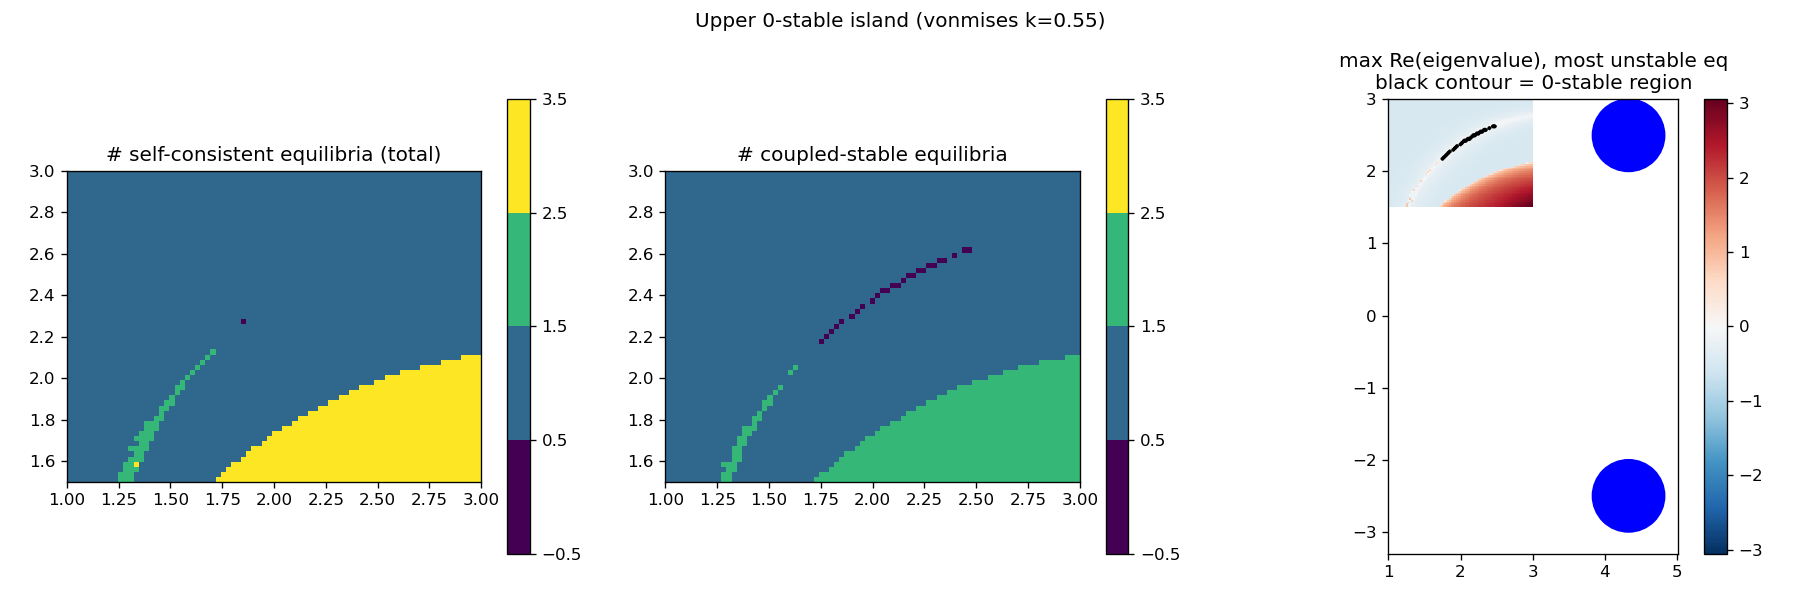

Recreate this plot in Python.
"""Re-render the island map but compute the *bifurcation count* (number of
truly stable equilibria) at every cell, not the max-Re of the most unstable
equilibrium. This is what corresponds to a "0-stable" cell in the
bifurcation diagram."""
import os
import sys
sys.path.insert(0, os.path.dirname(
    os.path.dirname(os.path.abspath(__file__))))

import numpy as np
import matplotlib.pyplot as plt
from matplotlib.colors import BoundaryNorm
from scipy.optimize import brentq, root
from multiprocessing import Pool

import decision_model as model
from parallel_config import get_n_workers

target_locs = np.array([[4.33, 2.5], [4.33, -2.5]])
targets = model.Targets(locs=target_locs, geom_name='circle', r=0.5)
percep = model.PerceptionModel(targets, (0, 0), 0,
                               neural_angle_dist='vonmises',
                               angle_weight='neural_angle_dist',
                               a_warp=0.55)
nbm = model.NeuralBandModel(percep)
K = nbm.K


def find_eqs(focal_loc, R_probe=0.5):
    theta = np.linspace(-np.pi, np.pi, 2001)
    im = np.array([nbm.dgamma_dt(gamma=R_probe + 0j, focal_angle=t,
                                 focal_loc=focal_loc).imag for t in theta])
    candidates = []
    for i in range(len(theta) - 1):
        if im[i] * im[i + 1] < 0:
            try:
                tc = brentq(lambda t: nbm.dgamma_dt(
                    gamma=R_probe + 0j, focal_angle=t,
                    focal_loc=focal_loc).imag, theta[i], theta[i + 1])
                candidates.append(tc)
            except ValueError:
                pass
    for extra in (0.0, np.pi, -np.pi):
        candidates.append(extra)
    eqs = []
    for tc in candidates:
        sol = root(nbm._self_consistent_eq, [tc, R_probe],
                   args=(focal_loc,), method='hybr', tol=1e-12)
        if not sol.success:
            continue
        teq = model.convert_angles(sol.x[0])
        Req = sol.x[1]
        if Req < 0.01 or Req > 1.0:
            continue
        residual = nbm.dgamma_dt(gamma=Req + 0j, focal_angle=teq,
                                 focal_loc=focal_loc)
        if abs(residual) > 1e-7:
            continue
        if any(abs(model.convert_angles(teq - e[0])) < 1e-3 for e in eqs):
            continue
        eqs.append((teq, Req))
    return eqs


def coupled_jacobian_max_re(focal_loc, theta_eq, R_eq, h=1e-6):
    def rhs(y):
        gr, gi, th = y
        dg = nbm.dgamma_dt(gamma=gr + 1j * gi, focal_angle=th,
                           focal_loc=focal_loc)
        ego, R = nbm.convert_gamma(gr + 1j * gi)
        return np.array([dg.real, dg.imag, K * R * np.sin(ego)])
    y0 = np.array([R_eq, 0.0, theta_eq])
    J = np.zeros((3, 3))
    for k in range(3):
        yp = y0.copy(); yp[k] += h
        ym = y0.copy(); ym[k] -= h
        J[:, k] = (rhs(yp) - rhs(ym)) / (2 * h)
    return float(np.max(np.real(np.linalg.eigvals(J))))


def cell_data(args):
    """Return key, n_total, n_coupled_stable, max_re_overall."""
    key, x, y = args
    fl = np.array([x, y])
    eqs = find_eqs(fl)
    n_total = len(eqs)
    n_stable = 0
    max_re = -np.inf
    for (teq, Req) in eqs:
        m = coupled_jacobian_max_re(fl, teq, Req)
        if m > max_re:
            max_re = m
        if m < -1e-8:
            n_stable += 1
    if not np.isfinite(max_re):
        max_re = np.nan
    return key, n_total, n_stable, max_re


if __name__ == "__main__":
    xlim = (1.0, 3.0)
    ylim = (1.5, 3.0)
    nx, ny = 81, 61
    xs = np.linspace(xlim[0], xlim[1], nx)
    ys = np.linspace(ylim[0], ylim[1], ny)
    args_list = [((j, i), xs[i], ys[j])
                 for j in range(ny) for i in range(nx)]
    print(f"Scanning {nx}x{ny}={nx*ny} cells...")
    with Pool(get_n_workers()) as pool:
        results = pool.map(cell_data, args_list)
    grid_n = np.zeros((ny, nx), dtype=int)
    grid_s = np.zeros((ny, nx), dtype=int)
    grid_re = np.full((ny, nx), np.nan)
    for (j, i), n, s, m in results:
        grid_n[j, i] = n
        grid_s[j, i] = s
        grid_re[j, i] = m

    fig, axes = plt.subplots(1, 3, figsize=(15, 5))
    nmax_n = max(grid_n.max(), 3)
    cmap = plt.get_cmap('viridis', nmax_n + 1)
    norm = BoundaryNorm(boundaries=np.arange(-0.5, nmax_n + 1.5),
                        ncolors=nmax_n + 1)
    im0 = axes[0].imshow(grid_n, origin='lower',
                         extent=[xlim[0], xlim[1], ylim[0], ylim[1]],
                         aspect='equal', interpolation='nearest',
                         cmap=cmap, norm=norm)
    targets.plot_targets_to_axis(axes[0])
    axes[0].set_title("# self-consistent equilibria (total)")
    plt.colorbar(im0, ax=axes[0])

    im1 = axes[1].imshow(grid_s, origin='lower',
                         extent=[xlim[0], xlim[1], ylim[0], ylim[1]],
                         aspect='equal', interpolation='nearest',
                         cmap=cmap, norm=norm)
    targets.plot_targets_to_axis(axes[1])
    axes[1].set_title("# coupled-stable equilibria")
    plt.colorbar(im1, ax=axes[1])

    # Highlight cells with 0 stable
    zero_stable = (grid_s == 0)
    print(f"\nTrue 0-stable cells: {zero_stable.sum()} of {nx*ny}")
    if zero_stable.sum():
        ys_z = ys[np.where(zero_stable)[0]]
        xs_z = xs[np.where(zero_stable)[1]]
        print(f"  span: x in [{xs_z.min():.3f}, {xs_z.max():.3f}], "
              f"y in [{ys_z.min():.3f}, {ys_z.max():.3f}]")

    vmax = max(0.15, abs(np.nanmax(grid_re)))
    im2 = axes[2].imshow(grid_re, origin='lower',
                         extent=[xlim[0], xlim[1], ylim[0], ylim[1]],
                         aspect='equal', interpolation='nearest',
                         cmap='RdBu_r', vmin=-vmax, vmax=vmax)
    targets.plot_targets_to_axis(axes[2])
    # Overlay zero-stable cells with hatch
    axes[2].contour(xs, ys, zero_stable.astype(float),
                    levels=[0.5], colors='black', linewidths=1.5)
    axes[2].set_title("max Re(eigenvalue), most unstable eq\n"
                      "black contour = 0-stable region")
    plt.colorbar(im2, ax=axes[2])

    fig.suptitle("Upper 0-stable island (vonmises k=0.55)")
    fig.tight_layout()
    fig.savefig("diagnostic_island_final.png", dpi=120)
    print("saved diagnostic_island_final.png")
